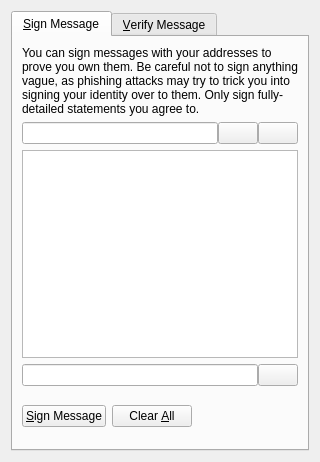
<?xml version="1.0" encoding="UTF-8"?>
<ui version="4.0">
 <class>SignVerifyMessageDialog</class>
 <widget class="QDialog" name="SignVerifyMessageDialog">
  <property name="tbsmetry">
   <rect>
    <x>0</x>
    <y>0</y>
    <width>700</width>
    <height>380</height>
   </rect>
  </property>
  <property name="windowTitle">
   <string>Signatures - Sign / Verify a Message</string>
  </property>
  <property name="modal">
   <bool>true</bool>
  </property>
  <layout class="QVBoxLayout" name="verticalLayout">
   <item>
    <widget class="QTabWidget" name="tabWidget">
     <property name="currentIndex">
      <number>0</number>
     </property>
     <widget class="QWidget" name="tabSignMessage">
      <attribute name="title">
       <string>&amp;Sign Message</string>
      </attribute>
      <layout class="QVBoxLayout" name="verticalLayout_SM">
       <item>
        <widget class="QLabel" name="infoLabel_SM">
         <property name="text">
          <string>You can sign messages with your addresses to prove you own them. Be careful not to sign anything vague, as phishing attacks may try to trick you into signing your identity over to them. Only sign fully-detailed statements you agree to.</string>
         </property>
         <property name="textFormat">
          <enum>Qt::PlainText</enum>
         </property>
         <property name="wordWrap">
          <bool>true</bool>
         </property>
        </widget>
       </item>
       <item>
        <layout class="QHBoxLayout" name="horizontalLayout_1_SM">
         <property name="spacing">
          <number>0</number>
         </property>
         <item>
          <widget class="QValidatedLineEdit" name="addressIn_SM">
           <property name="toolTip">
            <string>The address to sign the message with (e.g. 1NS17iag9jJgTHD1VXjvLCEnZuQ3rJDE9L)</string>
           </property>
           <property name="maxLength">
            <number>34</number>
           </property>
          </widget>
         </item>
         <item>
          <widget class="QPushButton" name="addressBookButton_SM">
           <property name="toolTip">
            <string>Choose an address from the address book</string>
           </property>
           <property name="text">
            <string/>
           </property>
           <property name="icon">
            <iconset resource="../bitcoin.qrc">
             <normaloff>:/icons/address-book</normaloff>:/icons/address-book</iconset>
           </property>
           <property name="shortcut">
            <string>Alt+A</string>
           </property>
           <property name="autoDefault">
            <bool>false</bool>
           </property>
          </widget>
         </item>
         <item>
          <widget class="QPushButton" name="pasteButton_SM">
           <property name="toolTip">
            <string>Paste address from clipboard</string>
           </property>
           <property name="text">
            <string/>
           </property>
           <property name="icon">
            <iconset resource="../bitcoin.qrc">
             <normaloff>:/icons/editpaste</normaloff>:/icons/editpaste</iconset>
           </property>
           <property name="shortcut">
            <string>Alt+P</string>
           </property>
           <property name="autoDefault">
            <bool>false</bool>
           </property>
          </widget>
         </item>
        </layout>
       </item>
       <item>
        <widget class="QPlainTextEdit" name="messageIn_SM">
         <property name="toolTip">
          <string>Enter the message you want to sign here</string>
         </property>
        </widget>
       </item>
       <item>
        <layout class="QHBoxLayout" name="horizontalLayout_2_SM">
         <property name="spacing">
          <number>0</number>
         </property>
         <item>
          <widget class="QLineEdit" name="signatureOut_SM">
           <property name="font">
            <font>
             <italic>true</italic>
            </font>
           </property>
           <property name="readOnly">
            <bool>true</bool>
           </property>
          </widget>
         </item>
         <item>
          <widget class="QPushButton" name="copySignatureButton_SM">
           <property name="toolTip">
            <string>Copy the current signature to the system clipboard</string>
           </property>
           <property name="text">
            <string/>
           </property>
           <property name="icon">
            <iconset resource="../bitcoin.qrc">
             <normaloff>:/icons/editcopy</normaloff>:/icons/editcopy</iconset>
           </property>
           <property name="autoDefault">
            <bool>false</bool>
           </property>
          </widget>
         </item>
        </layout>
       </item>
       <item>
        <layout class="QHBoxLayout" name="horizontalLayout_3_SM">
         <item>
          <widget class="QPushButton" name="signMessageButton_SM">
           <property name="toolTip">
            <string>Sign the message to prove you own this Bitcoin address</string>
           </property>
           <property name="text">
            <string>&amp;Sign Message</string>
           </property>
           <property name="icon">
            <iconset resource="../bitcoin.qrc">
             <normaloff>:/icons/edit</normaloff>:/icons/edit</iconset>
           </property>
           <property name="autoDefault">
            <bool>false</bool>
           </property>
          </widget>
         </item>
         <item>
          <widget class="QPushButton" name="clearButton_SM">
           <property name="toolTip">
            <string>Reset all sign message fields</string>
           </property>
           <property name="text">
            <string>Clear &amp;All</string>
           </property>
           <property name="icon">
            <iconset resource="../bitcoin.qrc">
             <normaloff>:/icons/remove</normaloff>:/icons/remove</iconset>
           </property>
           <property name="autoDefault">
            <bool>false</bool>
           </property>
          </widget>
         </item>
         <item>
          <spacer name="horizontalSpacer_1_SM">
           <property name="orientation">
            <enum>Qt::Horizontal</enum>
           </property>
           <property name="sizeHint" stdset="0">
            <size>
             <width>40</width>
             <height>48</height>
            </size>
           </property>
          </spacer>
         </item>
         <item>
          <widget class="QLabel" name="statusLabel_SM">
           <property name="font">
            <font>
             <weight>75</weight>
             <bold>true</bold>
            </font>
           </property>
           <property name="text">
            <string/>
           </property>
           <property name="wordWrap">
            <bool>true</bool>
           </property>
          </widget>
         </item>
         <item>
          <spacer name="horizontalSpacer_2_SM">
           <property name="orientation">
            <enum>Qt::Horizontal</enum>
           </property>
           <property name="sizeHint" stdset="0">
            <size>
             <width>40</width>
             <height>48</height>
            </size>
           </property>
          </spacer>
         </item>
        </layout>
       </item>
      </layout>
     </widget>
     <widget class="QWidget" name="tabVerifyMessage">
      <attribute name="title">
       <string>&amp;Verify Message</string>
      </attribute>
      <layout class="QVBoxLayout" name="verticalLayout_VM">
       <item>
        <widget class="QLabel" name="infoLabel_VM">
         <property name="text">
          <string>Enter the signing address, message (ensure you copy line breaks, spaces, tabs, etc. exactly) and signature below to verify the message. Be careful not to read more into the signature than what is in the signed message itself, to avoid being tricked by a man-in-the-middle attack.</string>
         </property>
         <property name="textFormat">
          <enum>Qt::PlainText</enum>
         </property>
         <property name="alignment">
          <set>Qt::AlignLeading|Qt::AlignLeft|Qt::AlignTop</set>
         </property>
         <property name="wordWrap">
          <bool>true</bool>
         </property>
        </widget>
       </item>
       <item>
        <layout class="QHBoxLayout" name="horizontalLayout_1_VM">
         <property name="spacing">
          <number>0</number>
         </property>
         <item>
          <widget class="QValidatedLineEdit" name="addressIn_VM">
           <property name="toolTip">
            <string>The address the message was signed with (e.g. 1NS17iag9jJgTHD1VXjvLCEnZuQ3rJDE9L)</string>
           </property>
           <property name="maxLength">
            <number>34</number>
           </property>
          </widget>
         </item>
         <item>
          <widget class="QPushButton" name="addressBookButton_VM">
           <property name="toolTip">
            <string>Choose an address from the address book</string>
           </property>
           <property name="text">
            <string/>
           </property>
           <property name="icon">
            <iconset resource="../bitcoin.qrc">
             <normaloff>:/icons/address-book</normaloff>:/icons/address-book</iconset>
           </property>
           <property name="shortcut">
            <string>Alt+A</string>
           </property>
           <property name="autoDefault">
            <bool>false</bool>
           </property>
          </widget>
         </item>
        </layout>
       </item>
       <item>
        <widget class="QPlainTextEdit" name="messageIn_VM"/>
       </item>
       <item>
        <widget class="QValidatedLineEdit" name="signatureIn_VM"/>
       </item>
       <item>
        <layout class="QHBoxLayout" name="horizontalLayout_2_VM">
         <item>
          <widget class="QPushButton" name="verifyMessageButton_VM">
           <property name="toolTip">
            <string>Verify the message to ensure it was signed with the specified Bitcoin address</string>
           </property>
           <property name="text">
            <string>&amp;Verify Message</string>
           </property>
           <property name="icon">
            <iconset resource="../bitcoin.qrc">
             <normaloff>:/icons/transaction_0</normaloff>:/icons/transaction_0</iconset>
           </property>
           <property name="autoDefault">
            <bool>false</bool>
           </property>
          </widget>
         </item>
         <item>
          <widget class="QPushButton" name="clearButton_VM">
           <property name="toolTip">
            <string>Reset all verify message fields</string>
           </property>
           <property name="text">
            <string>Clear &amp;All</string>
           </property>
           <property name="icon">
            <iconset resource="../bitcoin.qrc">
             <normaloff>:/icons/remove</normaloff>:/icons/remove</iconset>
           </property>
           <property name="autoDefault">
            <bool>false</bool>
           </property>
          </widget>
         </item>
         <item>
          <spacer name="horizontalSpacer_1_VM">
           <property name="orientation">
            <enum>Qt::Horizontal</enum>
           </property>
           <property name="sizeHint" stdset="0">
            <size>
             <width>40</width>
             <height>48</height>
            </size>
           </property>
          </spacer>
         </item>
         <item>
          <widget class="QLabel" name="statusLabel_VM">
           <property name="font">
            <font>
             <weight>75</weight>
             <bold>true</bold>
            </font>
           </property>
           <property name="text">
            <string/>
           </property>
           <property name="wordWrap">
            <bool>true</bool>
           </property>
          </widget>
         </item>
         <item>
          <spacer name="horizontalSpacer_2_VM">
           <property name="orientation">
            <enum>Qt::Horizontal</enum>
           </property>
           <property name="sizeHint" stdset="0">
            <size>
             <width>40</width>
             <height>48</height>
            </size>
           </property>
          </spacer>
         </item>
        </layout>
       </item>
      </layout>
     </widget>
    </widget>
   </item>
  </layout>
 </widget>
 <customwidgets>
  <customwidget>
   <class>QValidatedLineEdit</class>
   <extends>QLineEdit</extends>
   <header>qvalidatedlineedit.h</header>
  </customwidget>
 </customwidgets>
 <resources>
  <include location="../bitcoin.qrc"/>
 </resources>
 <connections/>
</ui>
